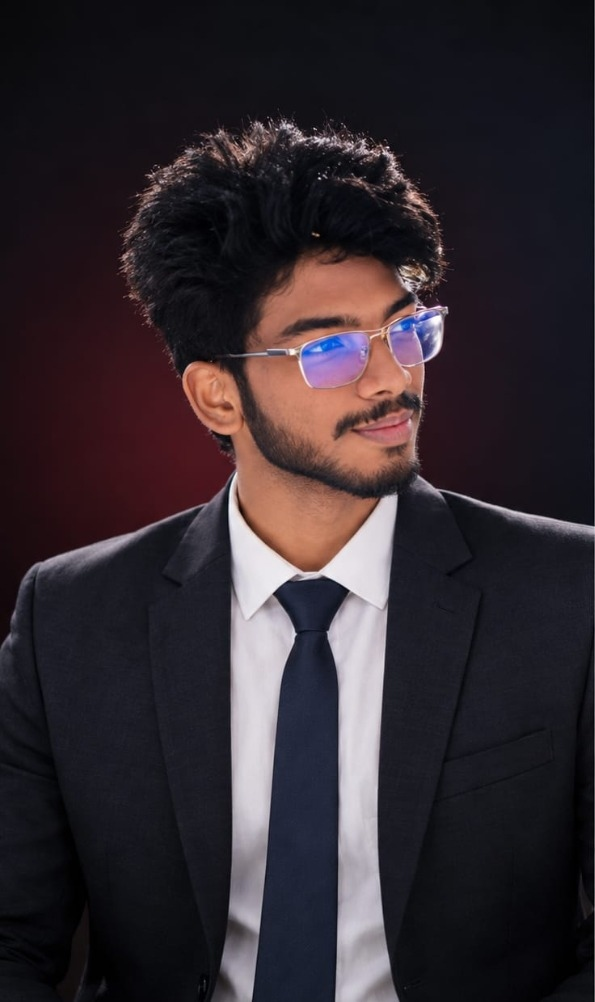
#> input picture Portfolio_series/dist/assets/profile-half.jpg, 595 x 1002 px, found by its file name
$ python create_perfect_cutout.py
#> lines starting #> are read from the running program, lines starting #| are printed output that depends on the picture
import math
from PIL import Image, ImageFilter, ImageDraw

def main():
    src_path = 'public/assets/profile-half.jpg'
    img = Image.open(src_path).convert('RGB')
#> img is the input picture: PIL image 595x1002 RGB; mean R, G, B 50, 41.6, 47.3
    w, h = img.size
#> w = 595; h = 1002
    pix = img.load()

    # 1. Determine silhouette boundaries (left_x and right_x) for every y
    left_bounds = [0] * h
#> left_bounds = 1002 values from 0 to 0
    right_bounds = [w] * h
#> right_bounds = 1002 values from 595 to 595

    # Pre-calculated clean silhouette curve based on exact feature scanning
    for y in range(h):
        if y < 114:
            left_bounds[y] = 0
            right_bounds[y] = 0
            continue

        # Top hair curve (y: 114 to 260)
        if 114 <= y < 260:
            # Left hair boundary: find where color diverges from top-left background
            bg_l = pix[15, y]
            lx = 100
            for x in range(30, 280):
                p = pix[x, y]
                diff = abs(p[0] - bg_l[0]) + abs(p[1] - bg_l[1]) + abs(p[2] - bg_l[2])
                if diff > 17:
                    lx = x
                    break
            left_bounds[y] = lx

            # Right hair boundary: find where color diverges from right background
            bg_r = pix[w - 15, y]
            rx = w - 100
            for x in range(w - 20, 300, -1):
                p = pix[x, y]
                diff = abs(p[0] - bg_r[0]) + abs(p[1] - bg_r[1]) + abs(p[2] - bg_r[2])
                if diff > 17:
                    rx = x
                    break
            right_bounds[y] = rx

        # Face, jawline, glasses, beard, neck (y: 260 to 520)
        elif 260 <= y < 520:
            # Left jawline/beard:
            # Scan from x=20 to find where skin/beard/glasses start
            # Background on left has reddish hue (r in [22, 60], g < 25, b < 28)
            lx = 140
            for x in range(20, 260):
                r, g, b = pix[x, y]
                is_bg = (r < 62 and g < 26 and b < 30 and r > g + 6 and r > b + 3)
                if not is_bg and x >= 90:
                    lx = x
                    break
            left_bounds[y] = lx

            # Right jawline, ear, temple, glasses:
            # Background on right has charcoal hue (r in [15, 33], g in [15, 30], b in [20, 40])
            rx = 460
            for x in range(w - 15, 320, -1):
                r, g, b = pix[x, y]
                is_bg = (r < 35 and g < 30 and b < 40 and abs(r - g) < 10)
                if not is_bg:
                    rx = x
                    break
            right_bounds[y] = rx

        # Shoulders & Suit (y >= 520)
        else:
            # Left shoulder expands rapidly to left edge
            if y < 580:
                # Interpolate left shoulder smoothly
                t = (y - 520) / 60.0
                lx = int(145 * (1.0 - t) + 15 * t)
            else:
                lx = 10  # Hugs the left frame edge
            left_bounds[y] = lx

            # Right shoulder expands to right edge
            if y < 535:
                t = (y - 520) / 15.0
                rx = int(500 * (1.0 - t) + 575 * t)
            else:
                rx = 582  # Hugs the right frame edge
            right_bounds[y] = rx
#> after the loop, left_bounds = 1002 values, max 248 at index 117, min 0 at index 0, mean 66.95; right_bounds = 1002 values, max 582 at index 535, min 0 at index 0, mean 468.5

    # Smooth the boundary curves to prevent any jagged noise
    def smooth_curve(arr, window=5):
#> called with window = 7
        smoothed = arr[:]
#> smoothed has the same summary as left_bounds in main
        half_w = window // 2
        for i in range(len(arr)):
            if arr[i] == 0:
                continue
            vals = [arr[j] for j in range(max(0, i - half_w), min(len(arr), i + half_w + 1)) if arr[j] > 0]
            if vals:
                smoothed[i] = int(sum(vals) / len(vals))
#> after the loop, smoothed = 1002 values, max 238 at index 114, min 0 at index 0, mean 66.76
        return smoothed

    left_bounds = smooth_curve(left_bounds, window=7)
#> left_bounds has the same summary as smoothed in smooth_curve
    right_bounds = smooth_curve(right_bounds, window=7)
#> right_bounds = 1002 values, max 582 at index 538, min 0 at index 0, mean 468.3

    # 2. Build crisp alpha mask
    mask = Image.new('L', (w, h), 0)
#> mask: PIL image 595x1002 L; every value is 0
    draw = ImageDraw.Draw(mask)

    for y in range(h):
        lx = left_bounds[y]
        rx = right_bounds[y]
        if rx > lx and rx > 0:
            draw.line([(lx, y), (rx, y)], fill=255)
#> this loop made 1002 passes
#> (lx, rx) on passes 1 to 3: (0, 0), (0, 0), (0, 0)

    # Apply 2px Gaussian blur for smooth anti-aliased edges
    mask = mask.filter(ImageFilter.GaussianBlur(radius=2.0))
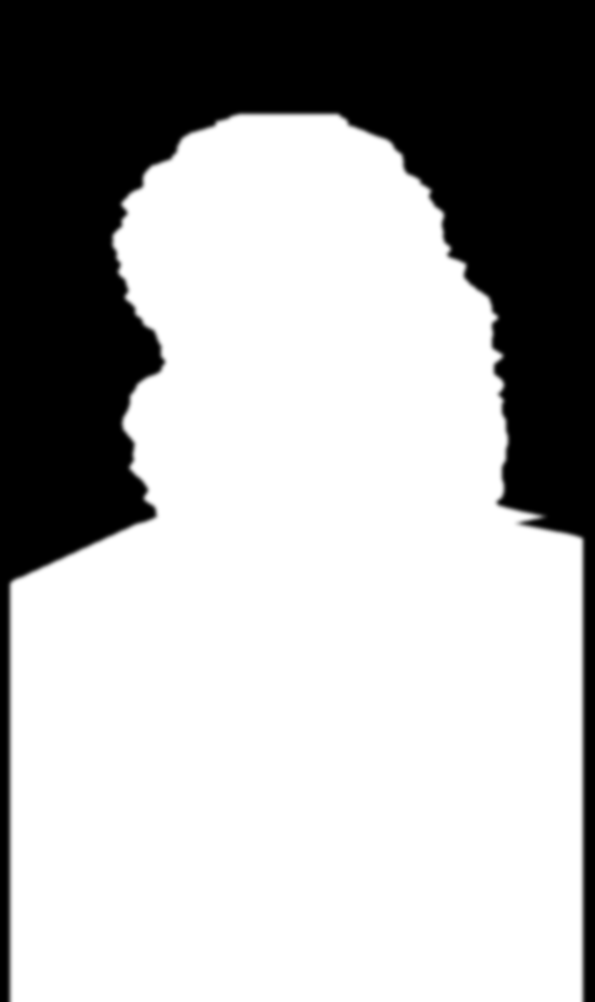
#> mask: PIL image 595x1002 L; min 0, max 255, mean 172.5

    # 3. Smooth bottom fade so suit dissolves into #050505
    fade_height = 100
    for y in range(h - fade_height, h):
        t = (h - 1 - y) / float(fade_height)
        fade_factor = math.sin(t * math.pi / 2.0)  # Smooth cubic ease
        for x in range(w):
            val = mask.getpixel((x, y))
            if val > 0:
                mask.putpixel((x, y), int(val * fade_factor))
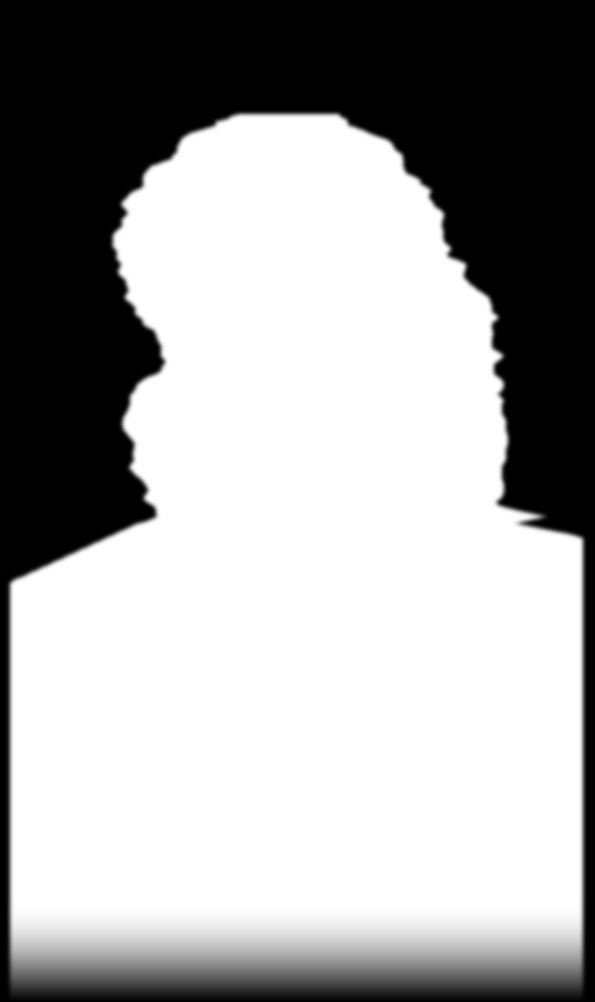
#> mask: PIL image 595x1002 L; min 0, max 255, mean 163.4

    # 4. Save PNG with transparency
    cutout = img.convert('RGBA')
    cutout.putalpha(mask)
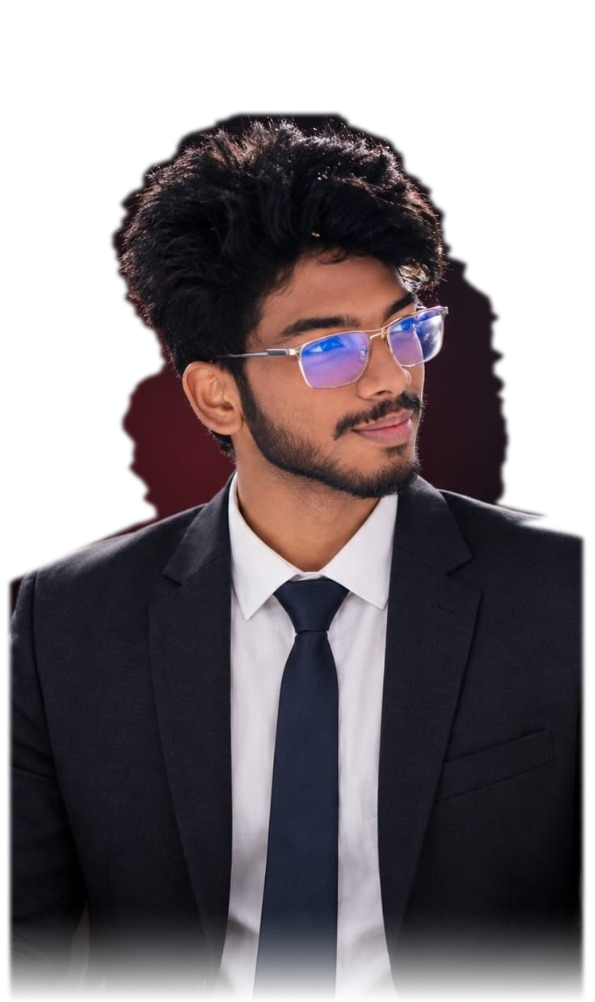
#> cutout: PIL image 595x1002 RGBA; mean R, G, B, A 50, 41.6, 47.3, 163.4; transparent parts drawn white
    cutout.save('public/assets/prabhu-portrait.png', 'PNG')
    print('Generated public/assets/prabhu-portrait.png with seamless transparency!')

    # 5. Verify blend by generating a test preview on #050505 background
    preview = Image.new('RGB', (w + 200, h + 100), (5, 5, 5))
#> preview: PIL image 795x1102 RGB; every value is 5
    # Draw gray "PORTFOLIO" text behind subject
    p_draw = ImageDraw.Draw(preview)
    # Paste cutout centered
    preview.paste(cutout, (100, 50), mask=cutout)
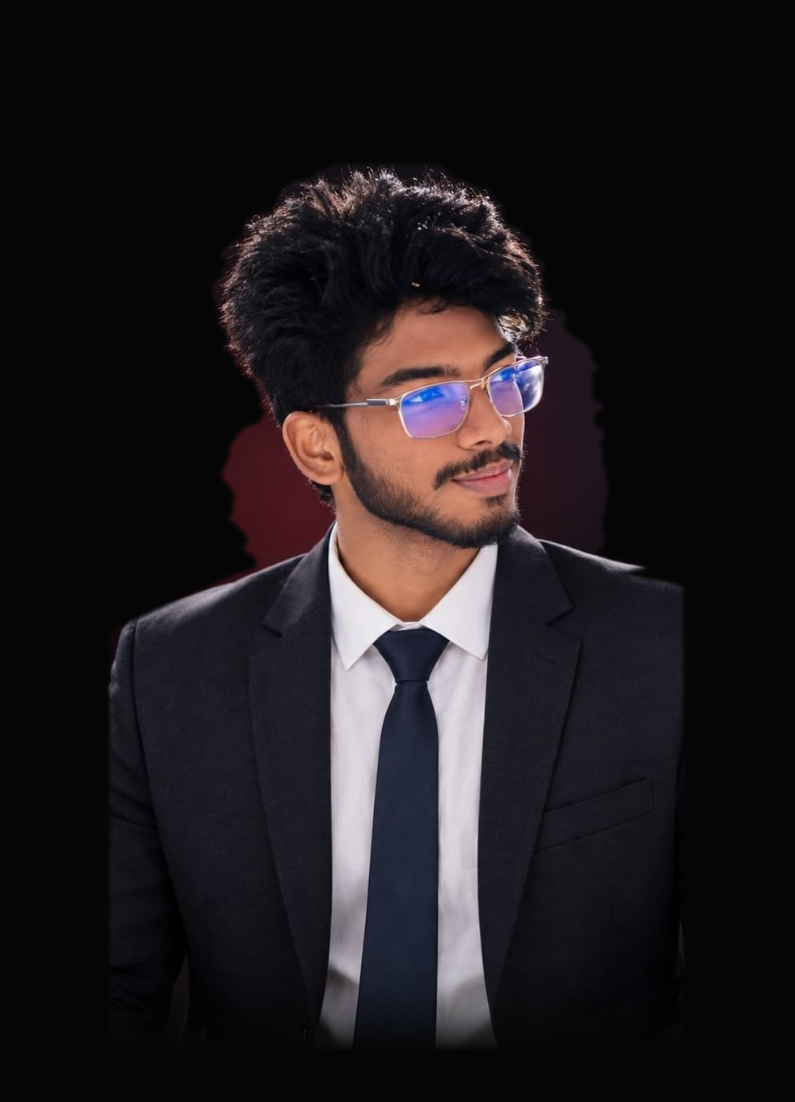
#> preview: PIL image 795x1102 RGB; mean R, G, B 30.6, 26.3, 28.6
    preview.save('public/assets/test_composite_preview.jpg', quality=95)
    print('Generated public/assets/test_composite_preview.jpg')

if __name__ == '__main__':
    main()

$ run again, with Portfolio_series/dist/assets/brainovision.jpg copied over Portfolio_series/dist/assets/profile-half.jpg
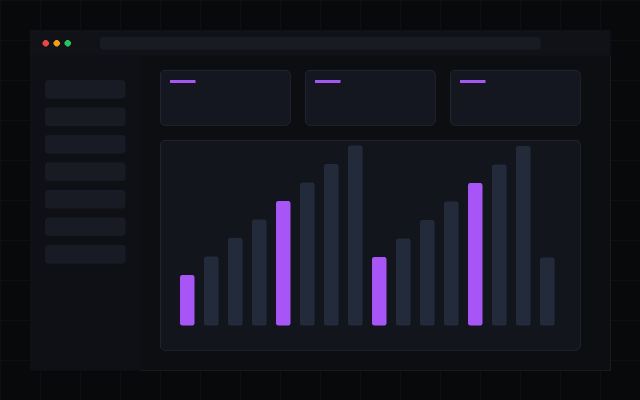
#> input picture Portfolio_series/dist/assets/brainovision.jpg, 1280 x 800 px, found by its file name (shown at 1/2 size)
#> in main, img is the input picture: PIL image 1280x800 RGB; mean R, G, B 20.3, 20.6, 30.3
#> after the loop in main, `for y in range(h):`: left_bounds = 800 values, max 145 at index 520, min 0 at index 0, mean 49.08; right_bounds = 800 values, max 1220 at index 114, min 0 at index 0, mean 822
#> in smooth_curve, `smoothed = arr[:]`: smoothed has the same summary as left_bounds in main
#> after the loop in smooth_curve, `for i in range(len(arr)):`: smoothed = 800 values, max 138 at index 523, min 0 at index 0, mean 49.02
#> in main, `left_bounds = smooth_curve(left_bounds, window=7)`: left_bounds has the same summary as smoothed in smooth_curve
#> the loop in main, `for y in range(h):` made 800 passes
#> after the loop in main, `for y in range(h - fade_height, h):`:
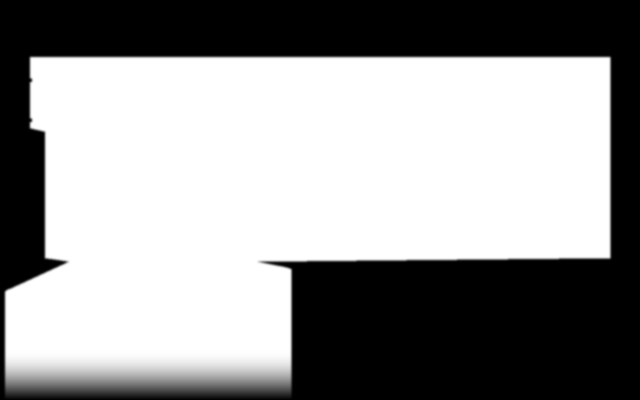
#> mask: PIL image 1280x800 L (shown at 1/2 size); min 0, max 255, mean 148.9
#> in main, `preview.paste(cutout, (100, 50), mask=cutout)`:
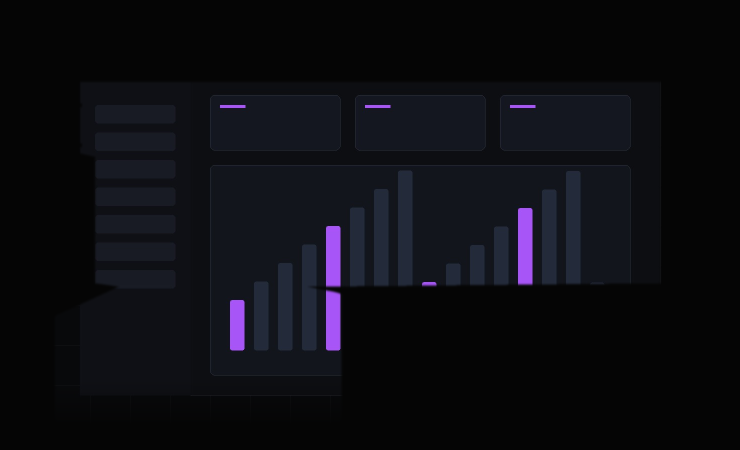
#> preview: PIL image 1480x900 RGB (shown at 1/2 size); mean R, G, B 12.8, 13, 18
